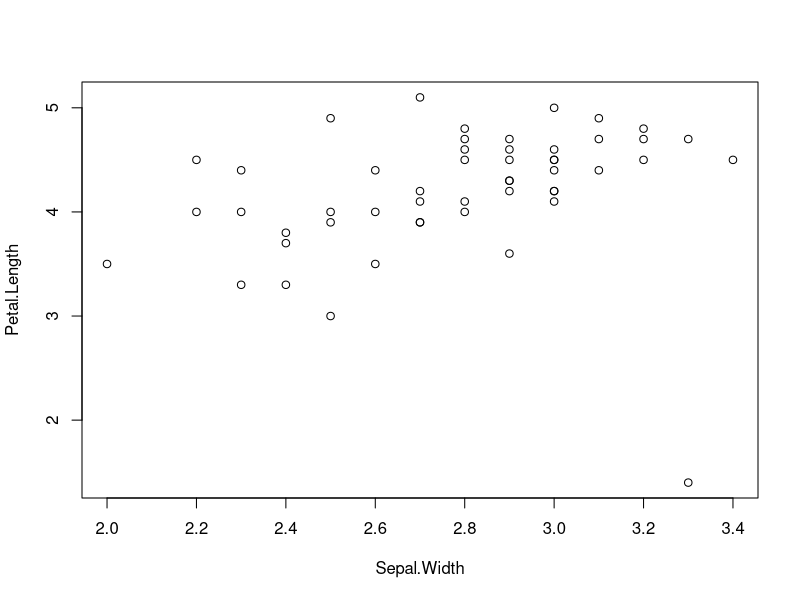

Reproduce this figure in R.
## ---- chunk 1
#Questão 1

ana = 8L
paulo = 12L

if (paulo > ana)
{
  print("O menino é mais velho")
}else{
  print("A menina é mais velha" )
}
  
## ---- chunk 2
#Questão 2

class(BOD)
## ---- chunk 3
#Questão 3

vetor = c(1, 2, 3, 4, 5, 6, 7, 8, 9, 10)

for (i in 1:10) {
  if(vetor[i]%%2 == 0){
    print(vetor[i])
  }
}

## ---- chunk 4
#Questão 4
 tail(x= women, n = 10)
## ---- chunk 5
#Questão 5
novairis = iris[50:100,c(2,3)]
plot(novairis)

## ---- chunk 6
#Questão 6

vetor1 = c(1, 3, 5, 7, 9, 11, 13, 15, 17, 19)

vetor2 = c(10, 9, 8, 7, 6, 5, 4, 3, 2, 1)

soma = c()

for(i in 1:10)
{
  soma[i] = vetor1[i] + vetor2[i] 
}

print(soma)

#Versão mais simples

print(vetor1 + vetor2)

## ---- chunk 7
#Questão 7
dim(CO2)
#OU
dim(CO2)[1]
dim(CO2)[2]

rownames(CO2)
colnames(CO2)
